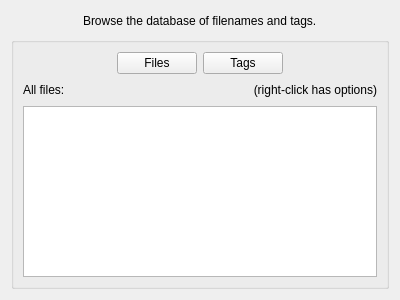
<?xml version="1.0" encoding="UTF-8"?>
<ui version="4.0">
 <class>BrowsePage</class>
 <widget class="QWidget" name="BrowsePage">
  <property name="geometry">
   <rect>
    <x>0</x>
    <y>0</y>
    <width>400</width>
    <height>300</height>
   </rect>
  </property>
  <property name="windowTitle">
   <string>Form</string>
  </property>
  <layout class="QVBoxLayout" name="verticalLayout_2">
   <item>
    <layout class="QHBoxLayout" name="horizontalLayout_3">
     <item>
      <spacer name="horizontalSpacer_4">
       <property name="orientation">
        <enum>Qt::Horizontal</enum>
       </property>
       <property name="sizeHint" stdset="0">
        <size>
         <width>40</width>
         <height>20</height>
        </size>
       </property>
      </spacer>
     </item>
     <item>
      <widget class="QLabel" name="titleLabel">
       <property name="text">
        <string>Browse the database of filenames and tags.</string>
       </property>
      </widget>
     </item>
     <item>
      <spacer name="horizontalSpacer_5">
       <property name="orientation">
        <enum>Qt::Horizontal</enum>
       </property>
       <property name="sizeHint" stdset="0">
        <size>
         <width>40</width>
         <height>20</height>
        </size>
       </property>
      </spacer>
     </item>
    </layout>
   </item>
   <item>
    <widget class="QGroupBox" name="groupBox">
     <property name="title">
      <string/>
     </property>
     <layout class="QVBoxLayout" name="verticalLayout">
      <item>
       <layout class="QHBoxLayout" name="horizontalLayout">
        <item>
         <spacer name="horizontalSpacer">
          <property name="orientation">
           <enum>Qt::Horizontal</enum>
          </property>
          <property name="sizeHint" stdset="0">
           <size>
            <width>40</width>
            <height>20</height>
           </size>
          </property>
         </spacer>
        </item>
        <item>
         <widget class="QPushButton" name="filesButton">
          <property name="text">
           <string>Files</string>
          </property>
          <attribute name="buttonGroup">
           <string notr="true">buttonGroup</string>
          </attribute>
         </widget>
        </item>
        <item>
         <widget class="QPushButton" name="tagsButton">
          <property name="text">
           <string>Tags</string>
          </property>
          <attribute name="buttonGroup">
           <string notr="true">buttonGroup</string>
          </attribute>
         </widget>
        </item>
        <item>
         <spacer name="horizontalSpacer_2">
          <property name="orientation">
           <enum>Qt::Horizontal</enum>
          </property>
          <property name="sizeHint" stdset="0">
           <size>
            <width>40</width>
            <height>20</height>
           </size>
          </property>
         </spacer>
        </item>
       </layout>
      </item>
      <item>
       <layout class="QHBoxLayout" name="horizontalLayout_2">
        <item>
         <widget class="QLabel" name="label">
          <property name="text">
           <string>All files:</string>
          </property>
         </widget>
        </item>
        <item>
         <spacer name="horizontalSpacer_3">
          <property name="orientation">
           <enum>Qt::Horizontal</enum>
          </property>
          <property name="sizeHint" stdset="0">
           <size>
            <width>40</width>
            <height>20</height>
           </size>
          </property>
         </spacer>
        </item>
        <item>
         <widget class="QLabel" name="label_2">
          <property name="text">
           <string>(right-click has options)</string>
          </property>
          <property name="alignment">
           <set>Qt::AlignRight|Qt::AlignTrailing|Qt::AlignVCenter</set>
          </property>
         </widget>
        </item>
       </layout>
      </item>
      <item>
       <widget class="QTableView" name="tableView"/>
      </item>
     </layout>
    </widget>
   </item>
  </layout>
 </widget>
 <resources/>
 <connections/>
 <buttongroups>
  <buttongroup name="buttonGroup"/>
 </buttongroups>
</ui>
